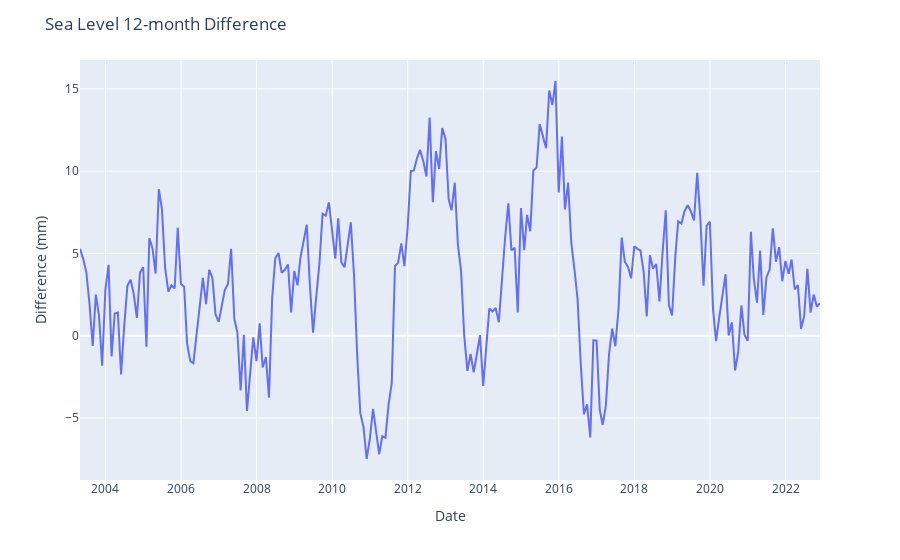

The notebook cell saved with this chart:
### Code cell
fig = px.line(sea_level_diff_df, x=sea_level_diff_df.index, y="sea_level_diff")
fig.update_layout(
    yaxis_title="Difference (mm)", 
    xaxis_title="Date",
    title="Sea Level 12-month Difference"
)
fig.show()

adf_stationarity = adfuller(sea_level_diff_df)
kpss_stationarity = kpss(sea_level_diff_df)

print(f'ADFuller Test p_value: {adf_stationarity[1]:.4f}')
print(f'KPSS Test p_value: {kpss_stationarity[1]:.4f}')

### Figure 1 — Plotly figure (JSON) as saved in the notebook; plotly's stock layout.template omitted (floating-point values rounded to 4 significant figures; data arrays with more than 128 entries replaced by an {"elided": "..."} marker saying what was removed)
{"data": [{"hovertemplate": "index=%{x}<br>sea_level_diff=%{y}<extra></extra>", "legendgroup": "", "line": {"color": "#636efa", "dash": "solid"}, "marker": {"symbol": "circle"}, "mode": "lines", "name": "", "orientation": "v", "showlegend": false, "type": "scatter", "x": {"elided": "236 str values"}, "xaxis": "x", "y": {"elided": "236 float values"}, "yaxis": "y"}], "layout": {"legend": {"tracegroupgap": 0}, "margin": {"t": 60}, "title": {"text": "Sea Level 12-month Difference"}, "xaxis": {"anchor": "y", "domain": [0, 1], "title": {"text": "Date"}}, "yaxis": {"anchor": "x", "domain": [0, 1], "title": {"text": "Difference (mm)"}}}}
